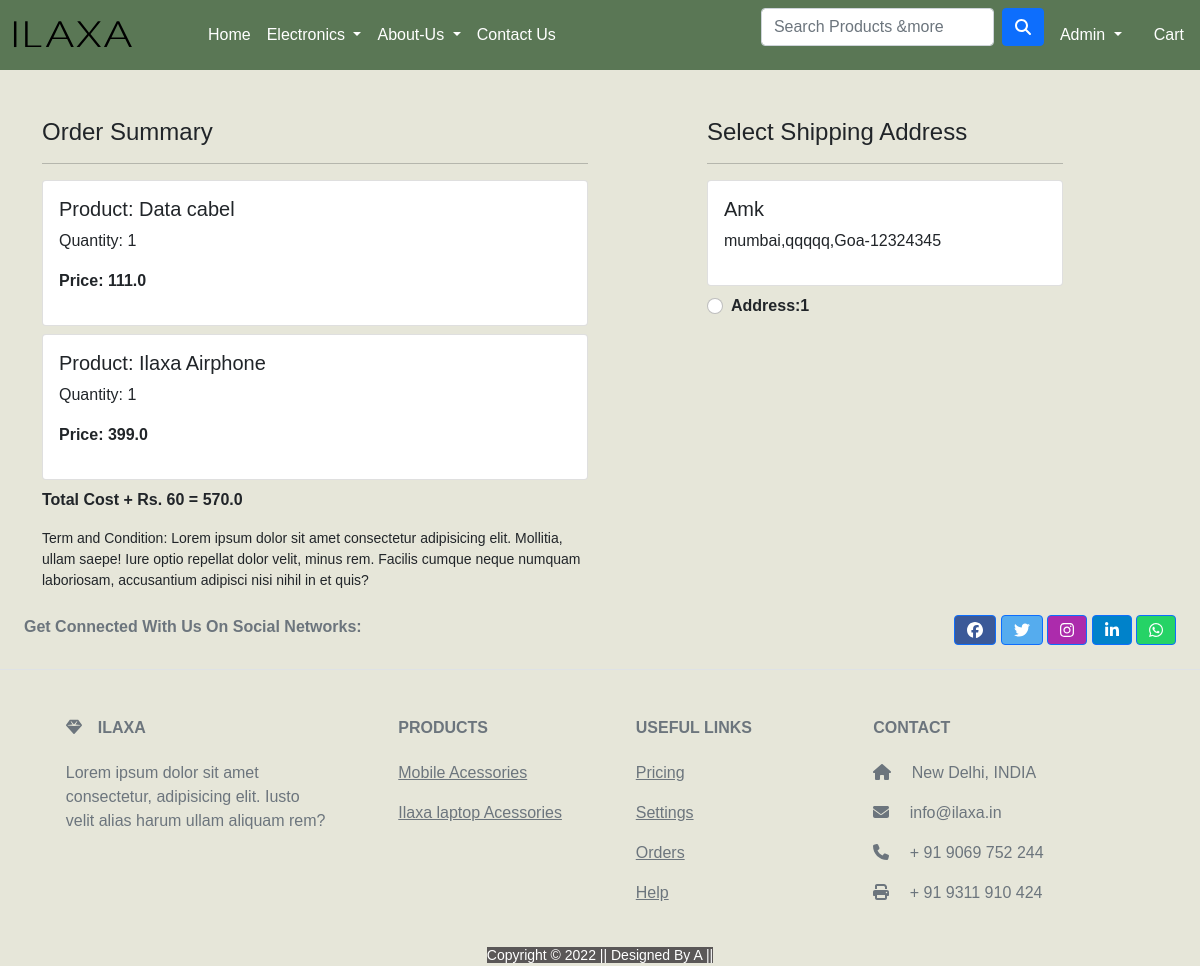
Screenshot of /checkout/ (signed in) with the database file from the repository.
### app/models.py (models this page shows, shortened)
class Cart(models.Model):
    user =models.ForeignKey(User,on_delete=models.CASCADE)
    product = models.ForeignKey(Product,on_delete=models.CASCADE)
    quantity =models.PositiveBigIntegerField(default=1)
    @property
    def total_cost(self):
        return self.quantity * self.product.discounted_price

class Product(models.Model):
    title =models.CharField(max_length=100)
    selling_price = models.FloatField()
    discounted_price =models.FloatField()
    description = models.TextField()
    brand = models.CharField(max_length=100)
    category =models.CharField(choices=CATEGORY_CHOICES,max_length=2)
    product_image = models.ImageField(upload_to='productimg')

class Customer(models.Model):
    user = models.ForeignKey(User, on_delete=models.CASCADE)
    name = models.CharField(max_length=200)
    locality = models.CharField(max_length=200)
    city = models.CharField(max_length=50)
    zipcode = models.IntegerField()
    state = models.CharField(choices=STATE_CHOICES,max_length=50)

### app/views.py (the view)
# urls.py: path('checkout/', views.checkout, name='checkout'),
@login_required
def checkout(request):
    user = request.user
    add = Customer.objects.filter(user=user)
    cart_items =Cart.objects.filter(user=user)
    amount = 0.0
    shipping_ammount =60
    totalamount=0.0
    cart_product = [p for p in Cart.objects.all() if p.user == request.user]
    if cart_product:
        for p in cart_product:
            tempamount = (p.quantity * p.product.discounted_price)
            amount +=tempamount
        totalamount = amount + shipping_ammount
    return render(request,'app/checkout.html',{'add':add,'totalamount':totalamount,'cart_items':cart_items})

### app/templates/app/checkout.html (shortened to what this page needs)
{% extends 'app/base.html' %}
{% load static %}
{% block main-content %}
<div class="container">
 <div class="row mt-5">
  <div class="col-sm-6">
    <h4>Order Summary</h4>
    <hr>
    {% for item in cart_items %}
      <div class="card mb-2">
        <div class="card-body">
          <h5>Product: {{item.product.title}}</h5>
          <p>Quantity: {{item.quantity}}</p>
          <p class="fw-bold">Price: {{item.total_cost}}</p>
        </div>
      </div>
      {% endfor %}
      <p class="fw-bold">Total Cost + Rs. 60 = {{totalamount}}</p>
    <small>Term and Condition: Lorem ipsum dolor sit amet consectetur adipisicing elit. Mollitia, ullam saepe! Iure optio repellat dolor velit, minus rem. Facilis cumque neque numquam laboriosam, accusantium adipisci nisi nihil in et quis?</small>
  </div>
  <div class="col-sm-4 offset-sm-1">
    <h4>Select Shipping Address</h4>
    <hr>
    <form action="/paymentdone" id=myform>
      {% for ad in add %}
      <div class="card">
        <div class="card-body">
        <h5>{{ad.name}}</h5>
        <p>{{ad.locality}},{{ad.city}},{{ad.state}}-{{ad.zipcode}}</p>
        </div>
      </div>
        <div class="form-check mt-2 mb-5">
          <input class="form-check-input" type="radio" name= "custid" id="custadd{{forloop.counter}}" value="{{ad.id}}">
          <label class="form-check-label fw-bold" for="custadd{{forloop.counter}}">
            Address:{{forloop.counter}} </label>
        </div>
        {% endfor %}
      </form>
    </div>
  </div>
</div>
{% endblock main-content %}

### app/templates/app/header.html (shortened to what this page needs)
<section>
    <head>
        {% load static %}
<!doctype html>
<html lang="en">
<head>
    <link href="https://cdn.jsdelivr.net/npm/bootstrap@5.1.3/dist/css/bootstrap.min.css" rel="stylesheet"
>
    <link rel="stylesheet" href="{% static 'app/css/owl.carousel.min.css' %}">
    <link rel="stylesheet" href="{% static 'app/css/all.min.css' %}">
    <link rel="stylesheet" href="{% static 'app/css/style.css' %}">
</head>
<div class="header" id="myHeader">
<body>
    <nav class="navbar navbar-expand-lg navbar-dark bg-primary">
        <div class="logo">
            <a href="{% url 'home' %}" class="logo-image"> <img src="{% static 'app/images/logo/logoo.svg'%}" alt="logo"></a>
        </div>
        <div class="collapse navbar-collapse" id="navbarSupportedContent">
            <ul class="navbar-nav me-auto mb-2 mb-lg-0">
                <li class="nav-item">
                    <a class="nav-link active" aria-current="page" href="/">Home</a>
                </li>
                <li class="nav-item dropdown">
                    <a class="nav-link dropdown-toggle text-white" href="#" id="electronicsDropdown" role="button"
                        data-bs-toggle="dropdown" aria-expanded="false">
                        Electronics
                    </a>
                </li>
                <li class="nav-item dropdown">
                    <a class="nav-link dropdown-toggle text-white" href="#" id="ilaxa_top" role="button"
                        data-bs-toggle="dropdown" aria-expanded="false">
                        About-Us
                    </a>
                </li>
            </ul>
            <div class="collapse navbar-collapse" id="navbarSupportedContent">
                <ul class="navbar-nav me-auto mb-2 mb-lg-0">
                    <li class="nav-item">
                        <a class="nav-link active" aria-current="page" href="{% url 'contact' %}">Contact Us</a>
                    </li>
                </ul>
            </div>
            <form action="/search/" method="GET" class="d-flex">
                <input class="form-control me-2" type="search" placeholder="Search Products &more" aria-label="Search"
                    name="query" id="query" />
                <button type="submit" class="btn btn-primary">
                    <i class="fas fa-search"></i>
                </button>
            </form>
            <div>
                <ul class="navbar-nav me-auto mb-2 mb-lg-0">
                    {% if request.user.is_authenticated %}
                    <li class="nav-item dropdown mx-2">
                        <a class="nav-link dropdown-toggle text-white" href="#" id="profileDropdown" role="button"
                            data-bs-toggle="dropdown" aria-expanded="false">
                            {{request.user.username |capfirst}}
                        </a>
                    </li>
                    <li class="nav-item mx-2">
                        <a href="{% url 'showcart' %}" class="nav-link text-white"> Cart </a>
                    </li>
                    {% endif %}
                </ul>
            </div>
        </div>
        </div>
    </head>
</section>

### app/static/app/css/style.css (style rules this page uses)
.bg-primary { background-color: #5a7755!important; }
body { font-size: 18px; font-family: "Vibur", sans-serif; background-color: #0e100e; }
.container { margin-top: 1vh; }
body { font-size: 16px; font-family: "Vibur", sans-serif; background-color: #e6e6d9; }
.container { margin-top:0vh; }
.header { background: #555; color: #f1f1f1; }

### rows the page displays
Cart: product "Data cabel", quantity "1", total_cost "111.0"
Cart: product "Ilaxa Airphone", quantity "1", total_cost "399.0"
Customer: name "Amk", locality "mumbai", city "qqqqq", state "Goa", zipcode "12324345"

### other values shown
{{ request.user.username |capfirst }} "Admin"
{{ totalamount }} "570.0"
